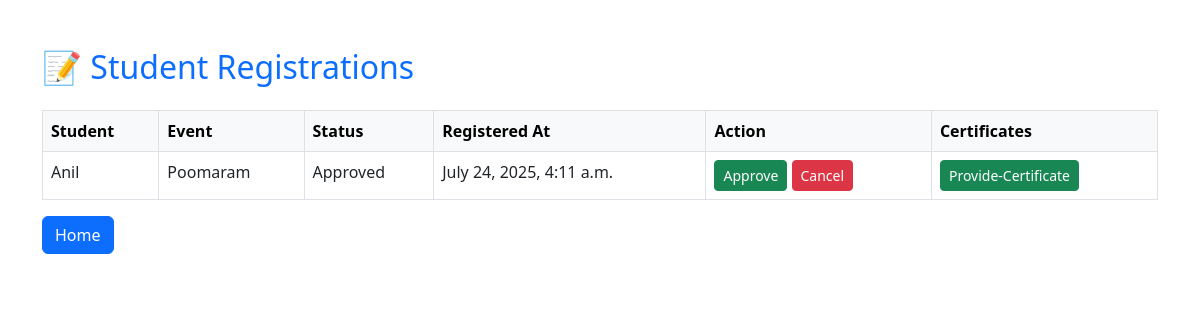
The app's page /view_registrations/ (signed in) with its own data.
### Admin_app/models.py (models this page shows, shortened)
class Registration(models.Model):
    student=models.ForeignKey(Student,on_delete=models.CASCADE)
    event=models.ForeignKey(Event,on_delete=models.CASCADE)
    status=models.CharField(max_length=30,choices=[('Pending','Pending'),('Approved','Approved'),('Cancelled','Cancelled')],default='Pending')
    is_approved=models.BooleanField(default=False)
    registered_at = models.DateTimeField(auto_now_add=True)

class Student(models.Model):
    user=models.ForeignKey(User,on_delete=models.CASCADE)
    phone=models.CharField(max_length=12)
    is_coordinator=models.BooleanField(blank=True,null=True,default=False)

class Event(models.Model):
    name=models.CharField(max_length=200)
    category=models.ForeignKey(Category,on_delete=models.CASCADE)
    image=models.FileField(upload_to='images/')
    description = models.TextField()
    venue = models.CharField(max_length=100)
    time = models.DateTimeField()
    capacity = models.PositiveIntegerField()
    is_feedback_enabled = models.BooleanField(default=False)
    is_otp_enabled = models.BooleanField(default=False)
    registration_deadline = models.DateTimeField()
    created_by = models.ForeignKey(User, on_delete=models.SET_NULL, null=True, related_name='created_events')
    coordinators = models.ManyToManyField(Coordinator, related_name='coordinated_events')

### Admin_app/views.py (the view)
# urls.py: path('view_registrations/', views.view_registrations, name='view_registrations'),
@user_passes_test(is_admin)
def view_registrations(request):
    registrations=Registration.objects.select_related('student','event')
    return render(request,'view_registrations.html', {'registrations': registrations})

### Admin_app/views.py (called while the page is built)
def is_admin(user):
    return user.is_superuser

### template/view_registrations.html (shortened to what this page needs)
<!DOCTYPE html>
<html lang="en">
<head>
  <link href="https://cdn.jsdelivr.net/npm/bootstrap@5.3.0/dist/css/bootstrap.min.css" rel="stylesheet">
</head>
<body>
<div class="container py-5">
  <h2 class="mb-4 text-primary">📝 Student Registrations</h2>
  <table class="table table-bordered table-hover">
    <thead class="table-light">
      <tr>
        <th>Student</th>
        <th>Event</th>
        <th>Status</th>
        <th>Registered At</th>
        <th>Action</th>
        <th>Certificates</th>
      </tr>
    </thead>
    <tbody>
      {% for reg in registrations %}
        <tr>
          <td>{{ reg.student.user.username }}</td>
          <td>{{ reg.event.name }}</td>
          <td>{{ reg.status }}</td>
          <td>{{ reg.registered_at }}</td>
          <td>
            <a href="{% url 'update_registration_status' reg.id 'Approved' %}" class="btn btn-sm btn-success">Approve</a>
            <a href="{% url 'update_registration_status' reg.id 'Cancelled' %}" class="btn btn-sm btn-danger">Cancel</a>
          </td>
          <td>
            <a href="{% url 'upload_certificate' reg.id %}" class="btn btn-sm btn-success">Provide-Certificate</a>
          </td>
        </tr>
      {% empty %}
        <tr>
          <td colspan="5" class="text-center text-muted">No registrations yet.</td>
        </tr>
      {% endfor %}
    </tbody>
  </table>
  <a href="{% url 'admin_home' %}"class='btn btn-primary'>Home</a>
</div>
</body>
</html>

### records on screen
Registration: student.user.username "Anil", event.name "Poomaram", status "Approved", registered_at "July 24, 2025, 4:11 a.m."
